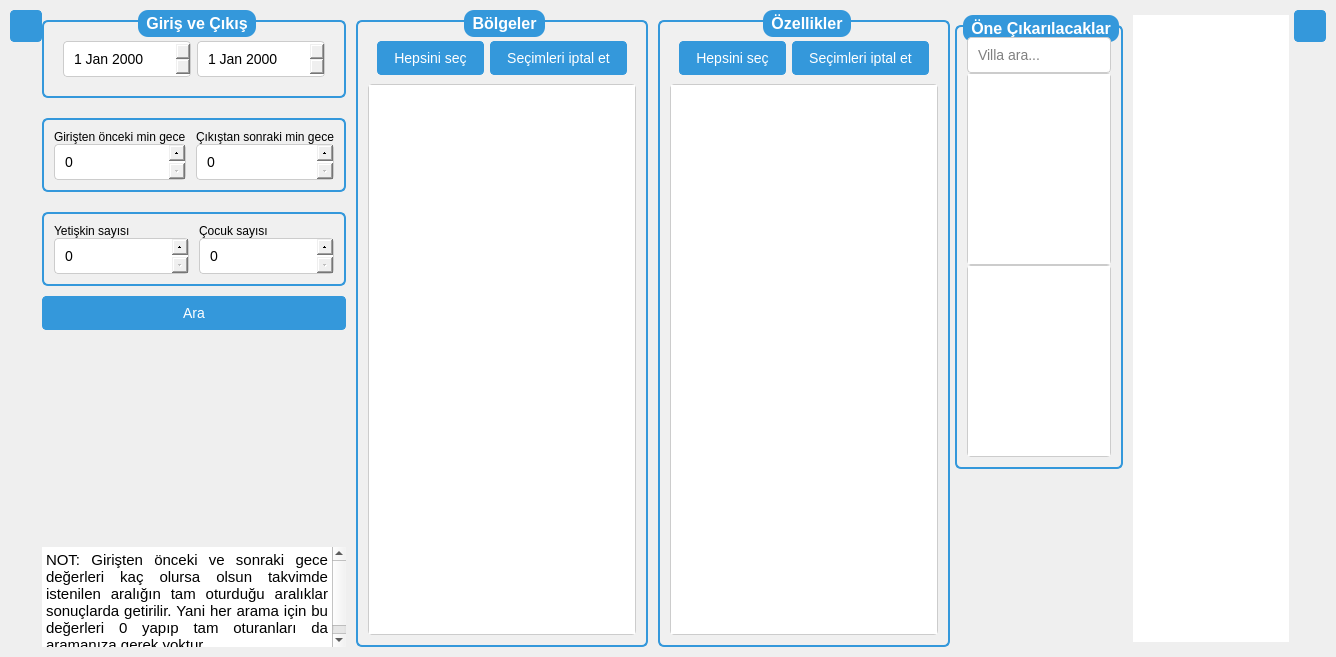
<?xml version="1.0" encoding="UTF-8"?>
<ui version="4.0">
 <class>MainWindow</class>
 <widget class="QMainWindow" name="MainWindow">
  <property name="geometry">
   <rect>
    <x>0</x>
    <y>0</y>
    <width>1336</width>
    <height>657</height>
   </rect>
  </property>
  <property name="sizePolicy">
   <sizepolicy hsizetype="Expanding" vsizetype="Expanding">
    <horstretch>0</horstretch>
    <verstretch>0</verstretch>
   </sizepolicy>
  </property>
  <property name="windowTitle">
   <string>MainWindow</string>
  </property>
  <property name="styleSheet">
   <string notr="true">QFrame {
border: none;

}</string>
  </property>
  <widget class="QWidget" name="centralwidget">
   <property name="autoFillBackground">
    <bool>false</bool>
   </property>
   <property name="styleSheet">
    <string notr="true">QLineEdit {
    /* Set basic properties */
    font-size: 14px; /* Adjust font size as needed */
    padding: 8px;
    border: 1px solid #ccc;
    border-radius: 4px;
}

QLineEdit QLabel {
    /* Style the QLabel inside the QLineEdit */
    font-size: 12px;
    color: #666;
    padding-bottom: 4px; /* Space between label and input */
}

/* Optional: Style when QLineEdit is focused */
QLineEdit:focus {
    border-color: #85C1E9; /* Example focus color */
}


QDateEdit {
    /* Set basic properties */
    font-size: 14px;
    padding: 8px;
    border: 1px solid #ccc;
    border-radius: 4px;
}

QDateEdit QLabel {
    /* Style the QLabel inside the QDateEdit */
    font-size: 12px;
    color: #666;
    padding-bottom: 4px;
}

QDateEdit::drop-down {
    /* Style the drop-down button */
    width: 20px; /* Adjust as needed */
}

/* Optional: Style when QDateEdit is focused */
QDateEdit:focus {
    border-color: #85C1E9;
}



QSpinBox {
    /* Set basic properties */
    font-size: 14px;
    padding: 8px;
    border: 1px solid #ccc;
    border-radius: 4px;
}

/* Optional: Style QSpinBox arrows */
QSpinBox::up-button, QSpinBox::down-button {
    width: 16px;
    height: 16px;
}

/* Optional: Style when QSpinBox is focused */
QSpinBox:focus {
    border-color: #85C1E9;
}



QPushButton {
    /* Set basic properties */
    font-size: 14px;
    padding: 8px 16px;
    border: 1px solid #3498db;
    border-radius: 4px;
    background-color: #3498db;
    color: #fff;
}

QPushButton:hover {
    background-color: #2980b9;
    border-color: #2980b9;
}

QPushButton:pressed {
    background-color: #1f618d;
    border-color: #1f618d;
}

/* Optional: Style when QPushButton is disabled */
QPushButton:disabled {
    background-color: #bdc3c7;
    border-color: #bdc3c7;
    color: #7f8c8d;
}



QListWidget {
    /* Set basic properties */
    font-size: 14px;
    border: 1px solid #ccc;
    border-radius: 4px;
}

QListWidget::item {
    /* Style each item in the QListWidget */
    padding: 8px;
    font-weight: bold; /* Make the item text bold */
}

QListWidget::item:selected {
    /* Style the selected item */
    background-color: #3498db;
    color: #fff;
}

/* Optional: Style when QListWidget is disabled */
QListWidget:disabled {
    background-color: #ecf0f1;
    color: #7f8c8d;
}



QGroupBox {
    /* Set basic properties */
    font-size: 16px; /* Adjust font size as needed */
    font-weight: bold; /* Make the group box title bold */
    border: 2px solid #3498db; /* Border color and width */
    border-radius: 6px; /* Rounded corners for the group box */
    margin-top: 10px; /* Adjust margin as needed */
    padding: 10px; /* Padding inside the group box */
    background-color: #f0f0f0; /* Background color */
}

QGroupBox::title {
    /* Style the group box title */
    subcontrol-origin: margin;
    subcontrol-position: top center; /* Position of the title */
    padding: 4px 6px; /* Padding around the title */
    background-color: #3498db; /* Title background color */
    color: white; /* Title text color */
    border-radius: 10px; /* Rounded corners */
    
}

</string>
   </property>
   <layout class="QHBoxLayout" name="horizontalLayout_12">
    <property name="spacing">
     <number>0</number>
    </property>
    <property name="leftMargin">
     <number>10</number>
    </property>
    <property name="topMargin">
     <number>10</number>
    </property>
    <property name="rightMargin">
     <number>10</number>
    </property>
    <property name="bottomMargin">
     <number>10</number>
    </property>
    <item>
     <layout class="QHBoxLayout" name="main_layout">
      <item alignment="Qt::AlignTop">
       <widget class="QPushButton" name="previous_btn">
        <property name="enabled">
         <bool>true</bool>
        </property>
        <property name="sizePolicy">
         <sizepolicy hsizetype="Fixed" vsizetype="Fixed">
          <horstretch>0</horstretch>
          <verstretch>0</verstretch>
         </sizepolicy>
        </property>
        <property name="minimumSize">
         <size>
          <width>32</width>
          <height>32</height>
         </size>
        </property>
        <property name="maximumSize">
         <size>
          <width>32</width>
          <height>32</height>
         </size>
        </property>
        <property name="text">
         <string/>
        </property>
        <property name="icon">
         <iconset>
          <normaloff>back.png</normaloff>back.png</iconset>
        </property>
       </widget>
      </item>
      <item>
       <widget class="QFrame" name="search_frame">
        <property name="sizePolicy">
         <sizepolicy hsizetype="Expanding" vsizetype="Preferred">
          <horstretch>0</horstretch>
          <verstretch>0</verstretch>
         </sizepolicy>
        </property>
        <property name="frameShape">
         <enum>QFrame::StyledPanel</enum>
        </property>
        <property name="frameShadow">
         <enum>QFrame::Raised</enum>
        </property>
        <layout class="QVBoxLayout" name="verticalLayout_4">
         <property name="spacing">
          <number>0</number>
         </property>
         <property name="leftMargin">
          <number>0</number>
         </property>
         <property name="topMargin">
          <number>0</number>
         </property>
         <property name="rightMargin">
          <number>0</number>
         </property>
         <property name="bottomMargin">
          <number>0</number>
         </property>
         <item>
          <widget class="QFrame" name="frame_4">
           <property name="minimumSize">
            <size>
             <width>0</width>
             <height>180</height>
            </size>
           </property>
           <property name="frameShape">
            <enum>QFrame::StyledPanel</enum>
           </property>
           <property name="frameShadow">
            <enum>QFrame::Raised</enum>
           </property>
           <layout class="QHBoxLayout" name="horizontalLayout_5">
            <property name="spacing">
             <number>10</number>
            </property>
            <property name="leftMargin">
             <number>0</number>
            </property>
            <property name="topMargin">
             <number>0</number>
            </property>
            <property name="rightMargin">
             <number>0</number>
            </property>
            <property name="bottomMargin">
             <number>0</number>
            </property>
            <item>
             <widget class="QFrame" name="frame_5">
              <property name="minimumSize">
               <size>
                <width>0</width>
                <height>0</height>
               </size>
              </property>
              <layout class="QVBoxLayout" name="verticalLayout_5">
               <property name="spacing">
                <number>10</number>
               </property>
               <property name="leftMargin">
                <number>0</number>
               </property>
               <property name="topMargin">
                <number>0</number>
               </property>
               <property name="rightMargin">
                <number>0</number>
               </property>
               <property name="bottomMargin">
                <number>0</number>
               </property>
               <item>
                <widget class="QGroupBox" name="groupBox_4">
                 <property name="title">
                  <string>Giriş ve Çıkış</string>
                 </property>
                 <layout class="QVBoxLayout" name="verticalLayout_10">
                  <property name="spacing">
                   <number>10</number>
                  </property>
                  <property name="leftMargin">
                   <number>0</number>
                  </property>
                  <property name="topMargin">
                   <number>0</number>
                  </property>
                  <property name="rightMargin">
                   <number>0</number>
                  </property>
                  <property name="bottomMargin">
                   <number>0</number>
                  </property>
                  <item>
                   <widget class="QFrame" name="frame_6">
                    <property name="frameShape">
                     <enum>QFrame::StyledPanel</enum>
                    </property>
                    <property name="frameShadow">
                     <enum>QFrame::Raised</enum>
                    </property>
                    <layout class="QHBoxLayout" name="horizontalLayout_6">
                     <item>
                      <widget class="QDateEdit" name="checkin_dateedit"/>
                     </item>
                     <item>
                      <widget class="QDateEdit" name="checkout_dateedit"/>
                     </item>
                    </layout>
                   </widget>
                  </item>
                 </layout>
                </widget>
               </item>
               <item>
                <widget class="QGroupBox" name="groupBox_8">
                 <property name="sizePolicy">
                  <sizepolicy hsizetype="Preferred" vsizetype="Fixed">
                   <horstretch>0</horstretch>
                   <verstretch>0</verstretch>
                  </sizepolicy>
                 </property>
                 <property name="title">
                  <string/>
                 </property>
                 <layout class="QHBoxLayout" name="horizontalLayout_10">
                  <property name="spacing">
                   <number>10</number>
                  </property>
                  <property name="leftMargin">
                   <number>0</number>
                  </property>
                  <property name="topMargin">
                   <number>0</number>
                  </property>
                  <property name="rightMargin">
                   <number>0</number>
                  </property>
                  <property name="bottomMargin">
                   <number>0</number>
                  </property>
                  <item>
                   <widget class="QFrame" name="frame_10">
                    <property name="sizePolicy">
                     <sizepolicy hsizetype="Preferred" vsizetype="Preferred">
                      <horstretch>0</horstretch>
                      <verstretch>0</verstretch>
                     </sizepolicy>
                    </property>
                    <property name="frameShape">
                     <enum>QFrame::StyledPanel</enum>
                    </property>
                    <property name="frameShadow">
                     <enum>QFrame::Raised</enum>
                    </property>
                    <layout class="QVBoxLayout" name="verticalLayout_9">
                     <property name="spacing">
                      <number>0</number>
                     </property>
                     <property name="leftMargin">
                      <number>0</number>
                     </property>
                     <property name="topMargin">
                      <number>0</number>
                     </property>
                     <property name="rightMargin">
                      <number>0</number>
                     </property>
                     <property name="bottomMargin">
                      <number>0</number>
                     </property>
                     <item>
                      <widget class="QLabel" name="min_gece_before_label">
                       <property name="sizePolicy">
                        <sizepolicy hsizetype="Preferred" vsizetype="Fixed">
                         <horstretch>0</horstretch>
                         <verstretch>0</verstretch>
                        </sizepolicy>
                       </property>
                       <property name="styleSheet">
                        <string notr="true">background-color: rgba(255, 255, 255, 0);</string>
                       </property>
                       <property name="text">
                        <string>Girişten önceki min gece</string>
                       </property>
                      </widget>
                     </item>
                     <item>
                      <widget class="QSpinBox" name="nights_before_spin">
                       <property name="sizePolicy">
                        <sizepolicy hsizetype="Preferred" vsizetype="Fixed">
                         <horstretch>0</horstretch>
                         <verstretch>0</verstretch>
                        </sizepolicy>
                       </property>
                      </widget>
                     </item>
                    </layout>
                   </widget>
                  </item>
                  <item>
                   <widget class="QFrame" name="frame_9">
                    <property name="sizePolicy">
                     <sizepolicy hsizetype="Preferred" vsizetype="Preferred">
                      <horstretch>0</horstretch>
                      <verstretch>0</verstretch>
                     </sizepolicy>
                    </property>
                    <property name="frameShape">
                     <enum>QFrame::StyledPanel</enum>
                    </property>
                    <property name="frameShadow">
                     <enum>QFrame::Raised</enum>
                    </property>
                    <layout class="QVBoxLayout" name="verticalLayout_8">
                     <property name="spacing">
                      <number>0</number>
                     </property>
                     <property name="leftMargin">
                      <number>0</number>
                     </property>
                     <property name="topMargin">
                      <number>0</number>
                     </property>
                     <property name="rightMargin">
                      <number>0</number>
                     </property>
                     <property name="bottomMargin">
                      <number>0</number>
                     </property>
                     <item>
                      <widget class="QLabel" name="min_gece_after_label">
                       <property name="sizePolicy">
                        <sizepolicy hsizetype="Preferred" vsizetype="Fixed">
                         <horstretch>0</horstretch>
                         <verstretch>0</verstretch>
                        </sizepolicy>
                       </property>
                       <property name="styleSheet">
                        <string notr="true">background-color: rgba(255, 255, 255, 0);</string>
                       </property>
                       <property name="text">
                        <string>Çıkıştan sonraki min gece</string>
                       </property>
                      </widget>
                     </item>
                     <item>
                      <widget class="QSpinBox" name="nights_after_spin">
                       <property name="sizePolicy">
                        <sizepolicy hsizetype="Preferred" vsizetype="Fixed">
                         <horstretch>0</horstretch>
                         <verstretch>0</verstretch>
                        </sizepolicy>
                       </property>
                      </widget>
                     </item>
                    </layout>
                   </widget>
                  </item>
                 </layout>
                </widget>
               </item>
               <item>
                <widget class="QGroupBox" name="groupBox_9">
                 <property name="sizePolicy">
                  <sizepolicy hsizetype="Preferred" vsizetype="Fixed">
                   <horstretch>0</horstretch>
                   <verstretch>0</verstretch>
                  </sizepolicy>
                 </property>
                 <property name="title">
                  <string/>
                 </property>
                 <layout class="QHBoxLayout" name="horizontalLayout_11">
                  <property name="spacing">
                   <number>10</number>
                  </property>
                  <property name="leftMargin">
                   <number>0</number>
                  </property>
                  <property name="topMargin">
                   <number>0</number>
                  </property>
                  <property name="rightMargin">
                   <number>0</number>
                  </property>
                  <property name="bottomMargin">
                   <number>0</number>
                  </property>
                  <item>
                   <widget class="QFrame" name="frame_14">
                    <property name="sizePolicy">
                     <sizepolicy hsizetype="Preferred" vsizetype="Preferred">
                      <horstretch>0</horstretch>
                      <verstretch>0</verstretch>
                     </sizepolicy>
                    </property>
                    <property name="frameShape">
                     <enum>QFrame::StyledPanel</enum>
                    </property>
                    <property name="frameShadow">
                     <enum>QFrame::Raised</enum>
                    </property>
                    <layout class="QVBoxLayout" name="verticalLayout_11">
                     <property name="spacing">
                      <number>0</number>
                     </property>
                     <property name="leftMargin">
                      <number>0</number>
                     </property>
                     <property name="topMargin">
                      <number>0</number>
                     </property>
                     <property name="rightMargin">
                      <number>0</number>
                     </property>
                     <property name="bottomMargin">
                      <number>0</number>
                     </property>
                     <item>
                      <widget class="QLabel" name="min_gece_before_label_2">
                       <property name="sizePolicy">
                        <sizepolicy hsizetype="Preferred" vsizetype="Fixed">
                         <horstretch>0</horstretch>
                         <verstretch>0</verstretch>
                        </sizepolicy>
                       </property>
                       <property name="styleSheet">
                        <string notr="true">background-color: rgba(255, 255, 255, 0);</string>
                       </property>
                       <property name="text">
                        <string>Yetişkin sayısı</string>
                       </property>
                      </widget>
                     </item>
                     <item>
                      <widget class="QSpinBox" name="growncount">
                       <property name="sizePolicy">
                        <sizepolicy hsizetype="Preferred" vsizetype="Fixed">
                         <horstretch>0</horstretch>
                         <verstretch>0</verstretch>
                        </sizepolicy>
                       </property>
                      </widget>
                     </item>
                    </layout>
                   </widget>
                  </item>
                  <item>
                   <widget class="QFrame" name="frame_15">
                    <property name="sizePolicy">
                     <sizepolicy hsizetype="Preferred" vsizetype="Preferred">
                      <horstretch>0</horstretch>
                      <verstretch>0</verstretch>
                     </sizepolicy>
                    </property>
                    <property name="frameShape">
                     <enum>QFrame::StyledPanel</enum>
                    </property>
                    <property name="frameShadow">
                     <enum>QFrame::Raised</enum>
                    </property>
                    <layout class="QVBoxLayout" name="verticalLayout_12">
                     <property name="spacing">
                      <number>0</number>
                     </property>
                     <property name="leftMargin">
                      <number>0</number>
                     </property>
                     <property name="topMargin">
                      <number>0</number>
                     </property>
                     <property name="rightMargin">
                      <number>0</number>
                     </property>
                     <property name="bottomMargin">
                      <number>0</number>
                     </property>
                     <item>
                      <widget class="QLabel" name="min_gece_after_label_2">
                       <property name="sizePolicy">
                        <sizepolicy hsizetype="Preferred" vsizetype="Fixed">
                         <horstretch>0</horstretch>
                         <verstretch>0</verstretch>
                        </sizepolicy>
                       </property>
                       <property name="styleSheet">
                        <string notr="true">background-color: rgba(255, 255, 255, 0);</string>
                       </property>
                       <property name="text">
                        <string>Çocuk sayısı</string>
                       </property>
                      </widget>
                     </item>
                     <item>
                      <widget class="QSpinBox" name="childcount">
                       <property name="sizePolicy">
                        <sizepolicy hsizetype="Preferred" vsizetype="Fixed">
                         <horstretch>0</horstretch>
                         <verstretch>0</verstretch>
                        </sizepolicy>
                       </property>
                      </widget>
                     </item>
                    </layout>
                   </widget>
                  </item>
                 </layout>
                </widget>
               </item>
               <item>
                <widget class="QPushButton" name="search_button">
                 <property name="text">
                  <string>Ara</string>
                 </property>
                 <property name="icon">
                  <iconset>
                   <normaloff>window_icon.png</normaloff>window_icon.png</iconset>
                 </property>
                </widget>
               </item>
               <item>
                <spacer name="verticalSpacer">
                 <property name="orientation">
                  <enum>Qt::Vertical</enum>
                 </property>
                 <property name="sizeHint" stdset="0">
                  <size>
                   <width>20</width>
                   <height>40</height>
                  </size>
                 </property>
                </spacer>
               </item>
               <item>
                <widget class="QFrame" name="frame_13">
                 <property name="frameShape">
                  <enum>QFrame::StyledPanel</enum>
                 </property>
                 <property name="frameShadow">
                  <enum>QFrame::Raised</enum>
                 </property>
                 <layout class="QHBoxLayout" name="horizontalLayout_9">
                  <property name="spacing">
                   <number>0</number>
                  </property>
                  <property name="leftMargin">
                   <number>0</number>
                  </property>
                  <property name="topMargin">
                   <number>0</number>
                  </property>
                  <property name="rightMargin">
                   <number>0</number>
                  </property>
                  <property name="bottomMargin">
                   <number>0</number>
                  </property>
                  <item alignment="Qt::AlignBottom">
                   <widget class="QTextBrowser" name="textBrowser_2">
                    <property name="sizePolicy">
                     <sizepolicy hsizetype="Expanding" vsizetype="Preferred">
                      <horstretch>0</horstretch>
                      <verstretch>0</verstretch>
                     </sizepolicy>
                    </property>
                    <property name="maximumSize">
                     <size>
                      <width>16777215</width>
                      <height>100</height>
                     </size>
                    </property>
                    <property name="html">
                     <string>&lt;!DOCTYPE HTML PUBLIC &quot;-//W3C//DTD HTML 4.0//EN&quot; &quot;http://www.w3.org/TR/REC-html40/strict.dtd&quot;&gt;
&lt;html&gt;&lt;head&gt;&lt;meta name=&quot;qrichtext&quot; content=&quot;1&quot; /&gt;&lt;style type=&quot;text/css&quot;&gt;
p, li { white-space: pre-wrap; }
&lt;/style&gt;&lt;/head&gt;&lt;body style=&quot; font-family:'Ubuntu'; font-size:11pt; font-weight:400; font-style:normal;&quot;&gt;
&lt;p align=&quot;justify&quot; style=&quot; margin-top:0px; margin-bottom:0px; margin-left:0px; margin-right:0px; -qt-block-indent:0; text-indent:0px;&quot;&gt;NOT: Girişten önceki ve sonraki gece değerleri kaç olursa olsun takvimde istenilen aralığın tam oturduğu aralıklar sonuçlarda getirilir. Yani her arama için bu değerleri 0 yapıp tam oturanları da aramanıza gerek yoktur.&lt;/p&gt;&lt;/body&gt;&lt;/html&gt;</string>
                    </property>
                   </widget>
                  </item>
                 </layout>
                </widget>
               </item>
              </layout>
             </widget>
            </item>
            <item>
             <widget class="QGroupBox" name="groupBox_5">
              <property name="title">
               <string>Bölgeler</string>
              </property>
              <layout class="QVBoxLayout" name="verticalLayout_2">
               <property name="spacing">
                <number>0</number>
               </property>
               <property name="leftMargin">
                <number>0</number>
               </property>
               <property name="topMargin">
                <number>0</number>
               </property>
               <property name="rightMargin">
                <number>0</number>
               </property>
               <property name="bottomMargin">
                <number>0</number>
               </property>
               <item>
                <widget class="QFrame" name="frame">
                 <property name="frameShape">
                  <enum>QFrame::StyledPanel</enum>
                 </property>
                 <property name="frameShadow">
                  <enum>QFrame::Raised</enum>
                 </property>
                 <layout class="QHBoxLayout" name="horizontalLayout_2">
                  <item>
                   <widget class="QPushButton" name="select_all1">
                    <property name="text">
                     <string>Hepsini seç</string>
                    </property>
                   </widget>
                  </item>
                  <item>
                   <widget class="QPushButton" name="deselect_all1">
                    <property name="text">
                     <string>Seçimleri iptal et</string>
                    </property>
                   </widget>
                  </item>
                 </layout>
                </widget>
               </item>
               <item>
                <widget class="QListWidget" name="bolgeler_widget"/>
               </item>
              </layout>
             </widget>
            </item>
            <item>
             <widget class="QGroupBox" name="groupBox_6">
              <property name="title">
               <string>Özellikler</string>
              </property>
              <layout class="QVBoxLayout" name="verticalLayout_3">
               <property name="spacing">
                <number>0</number>
               </property>
               <property name="leftMargin">
                <number>0</number>
               </property>
               <property name="topMargin">
                <number>0</number>
               </property>
               <property name="rightMargin">
                <number>0</number>
               </property>
               <property name="bottomMargin">
                <number>0</number>
               </property>
               <item>
                <widget class="QFrame" name="frame_2">
                 <property name="frameShape">
                  <enum>QFrame::StyledPanel</enum>
                 </property>
                 <property name="frameShadow">
                  <enum>QFrame::Raised</enum>
                 </property>
                 <layout class="QHBoxLayout" name="horizontalLayout_4">
                  <item>
                   <widget class="QPushButton" name="select_all2">
                    <property name="text">
                     <string>Hepsini seç</string>
                    </property>
                   </widget>
                  </item>
                  <item>
                   <widget class="QPushButton" name="deselect_all2">
                    <property name="text">
                     <string>Seçimleri iptal et</string>
                    </property>
                   </widget>
                  </item>
                 </layout>
                </widget>
               </item>
               <item>
                <widget class="QListWidget" name="ozellikler_widget"/>
               </item>
              </layout>
             </widget>
            </item>
           </layout>
          </widget>
         </item>
        </layout>
       </widget>
      </item>
      <item>
       <widget class="QFrame" name="result_frame">
        <property name="sizePolicy">
         <sizepolicy hsizetype="Expanding" vsizetype="Preferred">
          <horstretch>0</horstretch>
          <verstretch>0</verstretch>
         </sizepolicy>
        </property>
        <layout class="QHBoxLayout" name="horizontalLayout_8">
         <property name="spacing">
          <number>10</number>
         </property>
         <property name="leftMargin">
          <number>5</number>
         </property>
         <property name="topMargin">
          <number>5</number>
         </property>
         <property name="rightMargin">
          <number>5</number>
         </property>
         <property name="bottomMargin">
          <number>5</number>
         </property>
         <item alignment="Qt::AlignTop">
          <widget class="QFrame" name="frame_7">
           <property name="sizePolicy">
            <sizepolicy hsizetype="Expanding" vsizetype="Preferred">
             <horstretch>0</horstretch>
             <verstretch>0</verstretch>
            </sizepolicy>
           </property>
           <property name="maximumSize">
            <size>
             <width>200</width>
             <height>16777215</height>
            </size>
           </property>
           <property name="frameShape">
            <enum>QFrame::StyledPanel</enum>
           </property>
           <property name="frameShadow">
            <enum>QFrame::Raised</enum>
           </property>
           <layout class="QVBoxLayout" name="verticalLayout_6">
            <property name="spacing">
             <number>10</number>
            </property>
            <property name="leftMargin">
             <number>0</number>
            </property>
            <property name="topMargin">
             <number>0</number>
            </property>
            <property name="rightMargin">
             <number>0</number>
            </property>
            <property name="bottomMargin">
             <number>0</number>
            </property>
            <item>
             <widget class="QGroupBox" name="groupBox_10">
              <property name="sizePolicy">
               <sizepolicy hsizetype="Preferred" vsizetype="Fixed">
                <horstretch>0</horstretch>
                <verstretch>0</verstretch>
               </sizepolicy>
              </property>
              <property name="title">
               <string>Öne Çıkarılacaklar</string>
              </property>
              <layout class="QVBoxLayout" name="verticalLayout_7">
               <property name="spacing">
                <number>0</number>
               </property>
               <property name="leftMargin">
                <number>0</number>
               </property>
               <property name="topMargin">
                <number>0</number>
               </property>
               <property name="rightMargin">
                <number>0</number>
               </property>
               <property name="bottomMargin">
                <number>0</number>
               </property>
               <item>
                <widget class="QLineEdit" name="search_box">
                 <property name="styleSheet">
                  <string notr="true"/>
                 </property>
                 <property name="text">
                  <string/>
                 </property>
                 <property name="placeholderText">
                  <string>Villa ara...</string>
                 </property>
                </widget>
               </item>
               <item>
                <widget class="QListWidget" name="popup_list"/>
               </item>
               <item>
                <widget class="QListWidget" name="selected_villas"/>
               </item>
              </layout>
             </widget>
            </item>
           </layout>
          </widget>
         </item>
         <item>
          <widget class="QFrame" name="frame_12">
           <property name="frameShape">
            <enum>QFrame::StyledPanel</enum>
           </property>
           <property name="frameShadow">
            <enum>QFrame::Raised</enum>
           </property>
           <layout class="QHBoxLayout" name="horizontalLayout_7">
            <property name="spacing">
             <number>0</number>
            </property>
            <property name="leftMargin">
             <number>0</number>
            </property>
            <property name="topMargin">
             <number>0</number>
            </property>
            <property name="rightMargin">
             <number>0</number>
            </property>
            <property name="bottomMargin">
             <number>0</number>
            </property>
            <item>
             <widget class="QTextBrowser" name="textBrowser"/>
            </item>
           </layout>
          </widget>
         </item>
        </layout>
       </widget>
      </item>
      <item alignment="Qt::AlignTop">
       <widget class="QPushButton" name="next_btn">
        <property name="enabled">
         <bool>true</bool>
        </property>
        <property name="sizePolicy">
         <sizepolicy hsizetype="Fixed" vsizetype="Fixed">
          <horstretch>0</horstretch>
          <verstretch>0</verstretch>
         </sizepolicy>
        </property>
        <property name="minimumSize">
         <size>
          <width>32</width>
          <height>32</height>
         </size>
        </property>
        <property name="maximumSize">
         <size>
          <width>32</width>
          <height>32</height>
         </size>
        </property>
        <property name="text">
         <string/>
        </property>
        <property name="icon">
         <iconset>
          <normaloff>next.png</normaloff>next.png</iconset>
        </property>
       </widget>
      </item>
     </layout>
    </item>
   </layout>
  </widget>
 </widget>
 <resources/>
 <connections/>
</ui>
